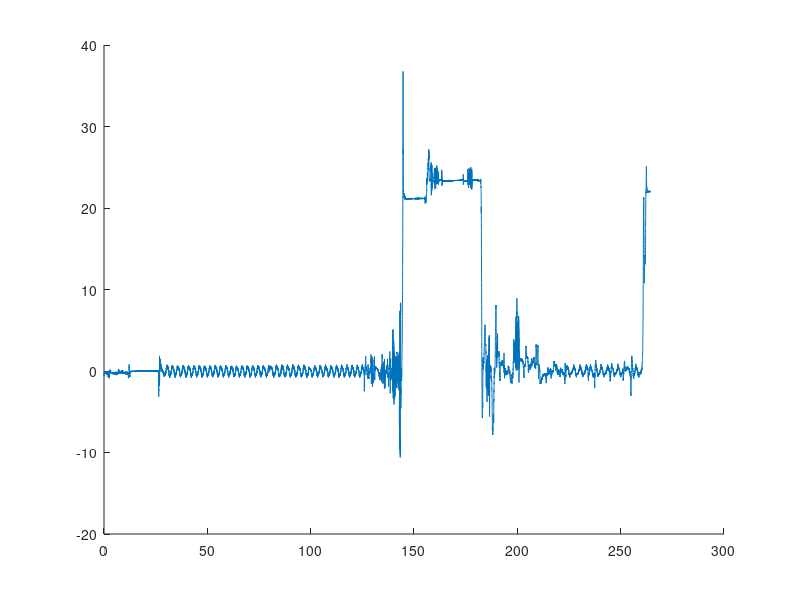

Source code (MATLAB): (Note: this script raises an error after producing the figure.)
plot_dir = '../plots/Real_time/';
%% Plotting Default setpoint
close all;
load('sim_1_ALL_5_30.mat')
QR = 'Default';
set_pos = [80.125,99.11];
label = {'x_d','x_0'};
up_y = 0.5; down_y = -1; minx =75; maxx = 105; % axis definition
fig_ctrl = figure('units','normalized','outerposition',[0 0 1 1]);
hold on
plot(meas_ctrl.time,meas_ctrl.signals.values)
xline(set_pos,'-',label)
xlim([minx maxx]);
title(strcat(QR,', 15° set point, Real-time Output of Control signal u = -K*(x-x_d)'),'FontSize',25);
legend('$u_{control}$','Interpreter','latex');
xlabel('time [s]');ylabel('Voltage [V]');
saveas(fig_ctrl, strcat(plot_dir,'Default_setpoint_control.png'));
fig_states = figure('units','normalized','outerposition',[0 0 1 1]);
subplot(4,1,1);hold on;
plot(meas_states.time, meas_states.signals.values(:,1));
xline(set_pos,'-',label);
title('Real-time Output of $\theta$ (equal to the state)','Interpreter','latex','FontSize',15)
xlim([minx maxx]);xlabel('time [s]');ylabel('angle [rad]');
subplot(4,1,2);hold on;
xline(set_pos,'-',label);
plot(meas_states.time, meas_states.signals.values(:,2));
title('Real-time Output of $\alpha$ (equal to the state)','Interpreter','latex','FontSize',15)
xlim([minx maxx]);xlabel('time [s]');ylabel('angle [rad]');
subplot(4,1,3);hold on;
xline(set_pos,'-',label);
plot(meas_states.time, meas_states.signals.values(:,3))
title('Real-time Output of $\dot{\theta}$ (equal to the state)','Interpreter','latex','FontSize',15)
xlim([minx maxx]);xlabel('time [s]');ylabel('angular velocity [rad/s]');
subplot(4,1,4);hold on;
xline(set_pos,'-',label);
plot(meas_states.time, meas_states.signals.values(:,4))
title('Real-time Output of $\dot{\alpha}$ (equal to the state)','Interpreter','latex','FontSize',15)
xlim([minx maxx]);xlabel('time [s]');ylabel('angular velocity [rad/s]');
sgtitle(strcat(QR,', 15° set point, Real-time Output of the estimated state'),'FontSize',25);
saveas(fig_states, strcat(plot_dir,'Default_setpoint_states.png'));
%% Default Disturbance
close all;
load('sim_1_ALL_5_30.mat')
label = {'Dist','Dist','Dist','Dist'};
QR = 'Default';
set_pos =[237.355,244.875,251.19,254.9];
up_y = 0.5; down_y = -1; minx =230; maxx =260; % axis definition
fig_ctrl = figure('units','normalized','outerposition',[0 0 1 1]);
hold on
plot(meas_ctrl.time,meas_ctrl.signals.values)
xline(set_pos,'-',label)
xlim([minx maxx]);
title(strcat(QR,', Disturbance rejection, Real-time Output of Control signal u = -K*(x-x_d)'),'FontSize',25);
legend('$u_{control}$','Interpreter','latex');
xlabel('time [s]');ylabel('Voltage [V]');
saveas(fig_ctrl, strcat(plot_dir,'Default_disturbance_control.png'));
fig_states = figure('units','normalized','outerposition',[0 0 1 1]);
subplot(4,1,1);hold on;
plot(meas_states.time, meas_states.signals.values(:,1));
xline(set_pos,'-',label);
title('Real-time Output of $\theta$ (equal to the state)','Interpreter','latex','FontSize',15)
xlim([minx maxx]);xlabel('time [s]');ylabel('angle [rad]');
subplot(4,1,2);hold on;
xline(set_pos,'-',label);
plot(meas_states.time, meas_states.signals.values(:,2));
title('Real-time Output of $\alpha$ (equal to the state)','Interpreter','latex','FontSize',15)
xlim([minx maxx]);xlabel('time [s]');ylabel('angle [rad]');
subplot(4,1,3);hold on;
xline(set_pos,'-',label);
plot(meas_states.time, meas_states.signals.values(:,3))
title('Real-time Output of $\dot{\theta}$ (equal to the state)','Interpreter','latex','FontSize',15)
xlim([minx maxx]);xlabel('time [s]');ylabel('angular velocity [rad/s]');
subplot(4,1,4);hold on;
xline(set_pos,'-',label);
plot(meas_states.time, meas_states.signals.values(:,4))
title('Real-time Output of $\dot{\alpha}$ (equal to the state)','Interpreter','latex','FontSize',15)
xlim([minx maxx]);xlabel('time [s]');ylabel('angular velocity [rad/s]');
sgtitle(strcat(QR,', Disturbance rejection, Real-time Output of the estimated state'),'FontSize',25);
saveas(fig_states, strcat(plot_dir,'Default_disturbance_states.png'));
%% Plotting QR1 setpoint
close all;
load('sim_2_ALL_5_30.mat')
QR = 'QR1';
set_pos = [30.345,49.25];
label = {'x_d','x_0'};
up_y = 0.5; down_y = -1; minx =25; maxx = 55; % axis definition
fig_ctrl = figure('units','normalized','outerposition',[0 0 1 1]);
hold on
plot(meas_ctrl.time,meas_ctrl.signals.values)
xline(set_pos,'-',label)
xlim([minx maxx]);
title(strcat(QR,', 15° set point, Real-time Output of Control signal u = -K*(x-x_d)'),'FontSize',25);
legend('$u_{control}$','Interpreter','latex');
xlabel('time [s]');ylabel('Voltage [V]');
saveas(fig_ctrl, strcat(plot_dir,'QR1_setpoint_control.png'));
fig_states = figure('units','normalized','outerposition',[0 0 1 1]);
subplot(4,1,1);hold on;
plot(meas_states.time, meas_states.signals.values(:,1));
xline(set_pos,'-',label);
title('Real-time Output of $\theta$ (equal to the state)','Interpreter','latex','FontSize',15)
xlim([minx maxx]);xlabel('time [s]');ylabel('angle [rad]');
subplot(4,1,2);hold on;
xline(set_pos,'-',label);
plot(meas_states.time, meas_states.signals.values(:,2));
title('Real-time Output of $\alpha$ (equal to the state)','Interpreter','latex','FontSize',15)
xlim([minx maxx]);xlabel('time [s]');ylabel('angle [rad]');
subplot(4,1,3);hold on;
xline(set_pos,'-',label);
plot(meas_states.time, meas_states.signals.values(:,3))
title('Real-time Output of $\dot{\theta}$ (equal to the state)','Interpreter','latex','FontSize',15)
xlim([minx maxx]);xlabel('time [s]');ylabel('angular velocity [rad/s]');
subplot(4,1,4);hold on;
xline(set_pos,'-',label);
plot(meas_states.time, meas_states.signals.values(:,4))
title('Real-time Output of $\dot{\alpha}$ (equal to the state)','Interpreter','latex','FontSize',15)
xlim([minx maxx]);xlabel('time [s]');ylabel('angular velocity [rad/s]');
sgtitle(strcat(QR,', 15° set point, Real-time Output of the estimated state'),'FontSize',25);
saveas(fig_states, strcat(plot_dir,'QR1_setpoint_states.png'));
%% Plotting QR1 Disturbance
close all;
load('sim_2_ALL_5_30.mat')
label = {'Dist','Dist','Dist','Dist'};
QR = 'QR1';
set_pos =[82.86,86,92.99,97.15];
up_y = 0.5; down_y = -1; minx =70; maxx =100; % axis definition
fig_ctrl = figure('units','normalized','outerposition',[0 0 1 1]);
hold on
plot(meas_ctrl.time,meas_ctrl.signals.values)
xline(set_pos,'-',label)
xlim([minx maxx]);
title(strcat(QR,', Disturbance rejection, Real-time Output of Control signal u = -K*(x-x_d)'),'FontSize',25);
legend('$u_{control}$','Interpreter','latex');
xlabel('time [s]');ylabel('Voltage [V]');
saveas(fig_ctrl, strcat(plot_dir,'QR1_disturbance_control.png'));
fig_states = figure('units','normalized','outerposition',[0 0 1 1]);
subplot(4,1,1);hold on;
plot(meas_states.time, meas_states.signals.values(:,1));
xline(set_pos,'-',label);
title('Real-time Output of $\theta$ (equal to the state)','Interpreter','latex','FontSize',15)
xlim([minx maxx]);xlabel('time [s]');ylabel('angle [rad]');
subplot(4,1,2);hold on;
xline(set_pos,'-',label);
plot(meas_states.time, meas_states.signals.values(:,2));
title('Real-time Output of $\alpha$ (equal to the state)','Interpreter','latex','FontSize',15)
xlim([minx maxx]);xlabel('time [s]');ylabel('angle [rad]');
subplot(4,1,3);hold on;
xline(set_pos,'-',label);
plot(meas_states.time, meas_states.signals.values(:,3))
title('Real-time Output of $\dot{\theta}$ (equal to the state)','Interpreter','latex','FontSize',15)
xlim([minx maxx]);xlabel('time [s]');ylabel('angular velocity [rad/s]');
subplot(4,1,4);hold on;
xline(set_pos,'-',label);
plot(meas_states.time, meas_states.signals.values(:,4))
title('Real-time Output of $\dot{\alpha}$ (equal to the state)','Interpreter','latex','FontSize',15)
xlim([minx maxx]);xlabel('time [s]');ylabel('angular velocity [rad/s]');
sgtitle(strcat(QR,', Disturbance rejection, Real-time Output of the estimated state'),'FontSize',25);
saveas(fig_states, strcat(plot_dir,'QR1_disturbance_states.png'));
%% Plotting QR2 setpoint
close all;
load('sim_3_setpoint.mat')
QR = 'QR2';
set_pos = 32;
label = {'x_d'};
up_y = 0.5; down_y = -1; minx =20; maxx = 50; % axis definition
fig_ctrl = figure('units','normalized','outerposition',[0 0 1 1]);
hold on
plot(meas_ctrl.time,meas_ctrl.signals.values)
xline(set_pos,'-',label)
xlim([minx maxx]);
title(strcat(QR,', 15° set point, Real-time Output of Control signal u = -K*(x-x_d)'),'FontSize',25);
legend('$u_{control}$','Interpreter','latex');
xlabel('time [s]');ylabel('Voltage [V]');
saveas(fig_ctrl, strcat(plot_dir,'QR2_setpoint_control.png'));
fig_states = figure('units','normalized','outerposition',[0 0 1 1]);
subplot(4,1,1);hold on;
plot(meas_states.time, meas_states.signals.values(:,1));
xline(set_pos,'-',label);
title('Real-time Output of $\theta$ (equal to the state)','Interpreter','latex','FontSize',15)
xlim([minx maxx]);xlabel('time [s]');ylabel('angle [rad]');
subplot(4,1,2);hold on;
xline(set_pos,'-',label);
plot(meas_states.time, meas_states.signals.values(:,2));
title('Real-time Output of $\alpha$ (equal to the state)','Interpreter','latex','FontSize',15)
xlim([minx maxx]);xlabel('time [s]');ylabel('angle [rad]');
subplot(4,1,3);hold on;
xline(set_pos,'-',label);
plot(meas_states.time, meas_states.signals.values(:,3))
title('Real-time Output of $\dot{\theta}$ (equal to the state)','Interpreter','latex','FontSize',15)
xlim([minx maxx]);xlabel('time [s]');ylabel('angular velocity [rad/s]');
subplot(4,1,4);hold on;
xline(set_pos,'-',label);
plot(meas_states.time, meas_states.signals.values(:,4))
title('Real-time Output of $\dot{\alpha}$ (equal to the state)','Interpreter','latex','FontSize',15)
xlim([minx maxx]);xlabel('time [s]');ylabel('angular velocity [rad/s]');
sgtitle(strcat(QR,', 15° set point, Real-time Output of the estimated state'),'FontSize',25);
saveas(fig_states, strcat(plot_dir,'QR2_setpoint_states.png'));
%% Plotting QR2 Disturbance
close all;
load('sim_3_disturbance.mat')
label = {'Dist'};
QR = 'QR2';
set_pos =74.495;
up_y = 0.5; down_y = -1; minx =60; maxx =90; % axis definition
fig_ctrl = figure('units','normalized','outerposition',[0 0 1 1]);
hold on
plot(meas_ctrl.time,meas_ctrl.signals.values)
xline(set_pos,'-',label)
xlim([minx maxx]);
title(strcat(QR,', Disturbance rejection, Real-time Output of Control signal u = -K*(x-x_d)'),'FontSize',25);
legend('$u_{control}$','Interpreter','latex');
xlabel('time [s]');ylabel('Voltage [V]');
saveas(fig_ctrl, strcat(plot_dir,'QR2_disturbance_control.png'));
fig_states = figure('units','normalized','outerposition',[0 0 1 1]);
subplot(4,1,1);hold on;
plot(meas_states.time, meas_states.signals.values(:,1));
xline(set_pos,'-',label);
title('Real-time Output of $\theta$ (equal to the state)','Interpreter','latex','FontSize',15)
xlim([minx maxx]);xlabel('time [s]');ylabel('angle [rad]');
subplot(4,1,2);hold on;
xline(set_pos,'-',label);
plot(meas_states.time, meas_states.signals.values(:,2));
title('Real-time Output of $\alpha$ (equal to the state)','Interpreter','latex','FontSize',15)
xlim([minx maxx]);xlabel('time [s]');ylabel('angle [rad]');
subplot(4,1,3);hold on;
xline(set_pos,'-',label);
plot(meas_states.time, meas_states.signals.values(:,3))
title('Real-time Output of $\dot{\theta}$ (equal to the state)','Interpreter','latex','FontSize',15)
xlim([minx maxx]);xlabel('time [s]');ylabel('angular velocity [rad/s]');
subplot(4,1,4);hold on;
xline(set_pos,'-',label);
plot(meas_states.time, meas_states.signals.values(:,4))
title('Real-time Output of $\dot{\alpha}$ (equal to the state)','Interpreter','latex','FontSize',15)
xlim([minx maxx]);xlabel('time [s]');ylabel('angular velocity [rad/s]');
sgtitle(strcat(QR,', Disturbance rejection, Real-time Output of the estimated state'),'FontSize',25);
saveas(fig_states, strcat(plot_dir,'QR2_disturbance_states.png'));
%% Plotting QR4 setpoint
close all;
load('sim_5_setpoint.mat')
label = {'x_d','x_0','x_d'};
set_pos1 = 14.365;
set_pos2 = 19.485;
set_pos3 = 24.335;
QR = 'QR4';
set_pos = [set_pos1,set_pos2,set_pos3];
up_y = 0.5; down_y = -1; minx =10; maxx = 40; % axis definition
fig_ctrl = figure('units','normalized','outerposition',[0 0 1 1]);
hold on
plot(meas_ctrl.time,meas_ctrl.signals.values)
xline(set_pos,'-',label)
xlim([minx maxx]);
title(strcat(QR,', 15° set point, Real-time Output of Control signal u = -K*(x-x_d)'),'FontSize',25);
legend('$u_{control}$','Interpreter','latex');
xlabel('time [s]');ylabel('Voltage [V]');
saveas(fig_ctrl, strcat(plot_dir,'QR4_setpoint_control.png'));
fig_states = figure('units','normalized','outerposition',[0 0 1 1]);
subplot(4,1,1);hold on;
plot(meas_states.time, meas_states.signals.values(:,1));
xline(set_pos,'-',label);
title('Real-time Output of $\theta$ (equal to the state)','Interpreter','latex','FontSize',15)
xlim([minx maxx]);xlabel('time [s]');ylabel('angle [rad]');
subplot(4,1,2);hold on;
xline(set_pos,'-',label);
plot(meas_states.time, meas_states.signals.values(:,2));
title('Real-time Output of $\alpha$ (equal to the state)','Interpreter','latex','FontSize',15)
xlim([minx maxx]);xlabel('time [s]');ylabel('angle [rad]');
subplot(4,1,3);hold on;
xline(set_pos,'-',label);
plot(meas_states.time, meas_states.signals.values(:,3))
title('Real-time Output of $\dot{\theta}$ (equal to the state)','Interpreter','latex','FontSize',15)
xlim([minx maxx]);xlabel('time [s]');ylabel('angular velocity [rad/s]');
subplot(4,1,4);hold on;
xline(set_pos,'-',label);
plot(meas_states.time, meas_states.signals.values(:,4))
title('Real-time Output of $\dot{\alpha}$ (equal to the state)','Interpreter','latex','FontSize',15)
xlim([minx maxx]);xlabel('time [s]');ylabel('angular velocity [rad/s]');
sgtitle(strcat(QR,', 15° set point, Real-time Output of the estimated state'),'FontSize',25);
saveas(fig_states, strcat(plot_dir,'QR4_setpoint_states.png'));
close all;
%% Plotting QR4 Disturbance
close all;
load('sim_5_disturbance.mat')
label = {'Dist'};
set_pos =77.9;
QR = 'QR4';
up_y = 0.5; down_y = -1; minx =73; maxx =103; % axis definition
fig_ctrl = figure('units','normalized','outerposition',[0 0 1 1]);
hold on
plot(meas_ctrl.time,meas_ctrl.signals.values)
xline(set_pos,'-',label)
xlim([minx maxx]);
title(strcat(QR,', Disturbance rejection, Real-time Output of Control signal u = -K*(x-x_d)'),'FontSize',25);
legend('$u_{control}$','Interpreter','latex');
xlabel('time [s]');ylabel('Voltage [V]');
saveas(fig_ctrl, strcat(plot_dir,'QR4_disturbance_control.png'));
fig_states = figure('units','normalized','outerposition',[0 0 1 1]);
subplot(4,1,1);hold on;
plot(meas_states.time, meas_states.signals.values(:,1));
xline(set_pos,'-',label);
title('Real-time Output of $\theta$ (equal to the state)','Interpreter','latex','FontSize',15)
xlim([minx maxx]);xlabel('time [s]');ylabel('angle [rad]');
subplot(4,1,2);hold on;
xline(set_pos,'-',label);
plot(meas_states.time, meas_states.signals.values(:,2));
title('Real-time Output of $\alpha$ (equal to the state)','Interpreter','latex','FontSize',15)
xlim([minx maxx]);xlabel('time [s]');ylabel('angle [rad]');
subplot(4,1,3);hold on;
xline(set_pos,'-',label);
plot(meas_states.time, meas_states.signals.values(:,3))
title('Real-time Output of $\dot{\theta}$ (equal to the state)','Interpreter','latex','FontSize',15)
xlim([minx maxx]);xlabel('time [s]');ylabel('angular velocity [rad/s]');
subplot(4,1,4);hold on;
xline(set_pos,'-',label);
plot(meas_states.time, meas_states.signals.values(:,4))
title('Real-time Output of $\dot{\alpha}$ (equal to the state)','Interpreter','latex','FontSize',15)
xlim([minx maxx]);xlabel('time [s]');ylabel('angular velocity [rad/s]');
sgtitle(strcat(QR,', Disturbance rejection, Real-time Output of the estimated state'),'FontSize',25);
saveas(fig_states, strcat(plot_dir,'QR4_disturbance_states.png'));
%% Plotting QR5 setpoint
close all;
load('sim_6_setpoint.mat')
QR = 'QR5';
label = {'x_d','x_0','x_d'};
set_pos1 = 26.55;
set_pos2 = 39.1;
set_pos3 = 60;
set_pos = [set_pos1,set_pos2,set_pos3];
up_y = 0.5; down_y = -1; minx =20; maxx = 50; % axis definition
fig_ctrl = figure('units','normalized','outerposition',[0 0 1 1]);
hold on
plot(meas_ctrl.time,meas_ctrl.signals.values)
xline(set_pos,'-',label)
xlim([minx maxx]);
title(strcat(QR,', 15° set point, Real-time Output of Control signal u = -K*(x-x_d)'),'FontSize',25);
legend('$u_{control}$','Interpreter','latex');
xlabel('time [s]');ylabel('Voltage [V]');
saveas(fig_ctrl, strcat(plot_dir,QR,'_setpoint_control.png'));
fig_states = figure('units','normalized','outerposition',[0 0 1 1]);
subplot(4,1,1);hold on;
plot(meas_states.time, meas_states.signals.values(:,1));
xline(set_pos,'-',label);
title('Real-time Output of $\theta$ (equal to the state)','Interpreter','latex','FontSize',15)
xlim([minx maxx]);xlabel('time [s]');ylabel('angle [rad]');
subplot(4,1,2);hold on;
xline(set_pos,'-',label);
plot(meas_states.time, meas_states.signals.values(:,2));
title('Real-time Output of $\alpha$ (equal to the state)','Interpreter','latex','FontSize',15)
xlim([minx maxx]);xlabel('time [s]');ylabel('angle [rad]');
subplot(4,1,3);hold on;
xline(set_pos,'-',label);
plot(meas_states.time, meas_states.signals.values(:,3))
title('Real-time Output of $\dot{\theta}$ (equal to the state)','Interpreter','latex','FontSize',15)
xlim([minx maxx]);xlabel('time [s]');ylabel('angular velocity [rad/s]');
subplot(4,1,4);hold on;
xline(set_pos,'-',label);
plot(meas_states.time, meas_states.signals.values(:,4))
title('Real-time Output of $\dot{\alpha}$ (equal to the state)','Interpreter','latex','FontSize',15)
xlim([minx maxx]);xlabel('time [s]');ylabel('angular velocity [rad/s]');
sgtitle(strcat(QR,', 15° set point, Real-time Output of the estimated state'),'FontSize',25);
saveas(fig_states, strcat(plot_dir,QR,'_setpoint_states.png'));
%% Plotting QR5 Disturbance
close all;
load('sim_6_disturbance.mat')
label = {'Dist', 'Dist'};
QR = 'QR5';
set_pos =[33.27,55];
up_y = 0.5; down_y = -1; minx =30; maxx =70; % axis definition
fig_ctrl = figure('units','normalized','outerposition',[0 0 1 1]);
hold on
plot(meas_ctrl.time,meas_ctrl.signals.values)
xline(set_pos,'-',label)
xlim([minx maxx]);
title(strcat(QR,', Disturbance rejection, Real-time Output of Control signal u = -K*(x-x_d)'),'FontSize',25);
legend('$u_{control}$','Interpreter','latex');
xlabel('time [s]');ylabel('Voltage [V]');
saveas(fig_ctrl, strcat(plot_dir,QR,'_disturbance_control.png'));
fig_states = figure('units','normalized','outerposition',[0 0 1 1]);
subplot(4,1,1);hold on;
plot(meas_states.time, meas_states.signals.values(:,1));
xline(set_pos,'-',label);
title('Real-time Output of $\theta$ (equal to the state)','Interpreter','latex','FontSize',15)
xlim([minx maxx]);xlabel('time [s]');ylabel('angle [rad]');
subplot(4,1,2);hold on;
xline(set_pos,'-',label);
plot(meas_states.time, meas_states.signals.values(:,2));
title('Real-time Output of $\alpha$ (equal to the state)','Interpreter','latex','FontSize',15)
xlim([minx maxx]);xlabel('time [s]');ylabel('angle [rad]');
subplot(4,1,3);hold on;
xline(set_pos,'-',label);
plot(meas_states.time, meas_states.signals.values(:,3))
title('Real-time Output of $\dot{\theta}$ (equal to the state)','Interpreter','latex','FontSize',15)
xlim([minx maxx]);xlabel('time [s]');ylabel('angular velocity [rad/s]');
subplot(4,1,4);hold on;
xline(set_pos,'-',label);
plot(meas_states.time, meas_states.signals.values(:,4))
title('Real-time Output of $\dot{\alpha}$ (equal to the state)','Interpreter','latex','FontSize',15)
xlim([minx maxx]);xlabel('time [s]');ylabel('angular velocity [rad/s]');
sgtitle(strcat(QR,', Disturbance rejection, Real-time Output of the estimated state'),'FontSize',25);
saveas(fig_states, strcat(plot_dir,QR,'_disturbance_states.png'));
%% Plotting QR6 setpoint
close all;
load('sim_7_setpoint.mat')
QR = 'QR6';
label = {'x_d','x_0','x_d'};
set_pos1 = 21.75;
set_pos2 = 45;
set_pos3 = 60;
set_pos = [set_pos1,set_pos2,set_pos3];
up_y = 0.5; down_y = -1; minx =10; maxx = 40; % axis definition
fig_ctrl = figure('units','normalized','outerposition',[0 0 1 1]);
hold on
plot(meas_ctrl.time,meas_ctrl.signals.values)
xline(set_pos,'-',label)
xlim([minx maxx]);
title(strcat(QR,', 15° set point, Real-time Output of Control signal u = -K*(x-x_d)'),'FontSize',25);
legend('$u_{control}$','Interpreter','latex');
xlabel('time [s]');ylabel('Voltage [V]');
saveas(fig_ctrl, strcat(plot_dir,QR,'_setpoint_control.png'));
fig_states = figure('units','normalized','outerposition',[0 0 1 1]);
subplot(4,1,1);hold on;
plot(meas_states.time, meas_states.signals.values(:,1));
xline(set_pos,'-',label);
title('Real-time Output of $\theta$ (equal to the state)','Interpreter','latex','FontSize',15)
xlim([minx maxx]);xlabel('time [s]');ylabel('angle [rad]');
subplot(4,1,2);hold on;
xline(set_pos,'-',label);
plot(meas_states.time, meas_states.signals.values(:,2));
title('Real-time Output of $\alpha$ (equal to the state)','Interpreter','latex','FontSize',15)
xlim([minx maxx]);xlabel('time [s]');ylabel('angle [rad]');
subplot(4,1,3);hold on;
xline(set_pos,'-',label);
plot(meas_states.time, meas_states.signals.values(:,3))
title('Real-time Output of $\dot{\theta}$ (equal to the state)','Interpreter','latex','FontSize',15)
xlim([minx maxx]);xlabel('time [s]');ylabel('angular velocity [rad/s]');
subplot(4,1,4);hold on;
xline(set_pos,'-',label);
plot(meas_states.time, meas_states.signals.values(:,4))
title('Real-time Output of $\dot{\alpha}$ (equal to the state)','Interpreter','latex','FontSize',15)
xlim([minx maxx]);xlabel('time [s]');ylabel('angular velocity [rad/s]');
sgtitle(strcat(QR,', 15° set point, Real-time Output of the estimated state'),'FontSize',25);
saveas(fig_states, strcat(plot_dir,QR,'_setpoint_states.png'));
%% Plotting QR6 Disturbance
close all;
load('sim_7_disturbance.mat')
label = {'Dist', 'Dist','Dist','Dist','Dist','Dist'};
QR = 'QR6';
set_pos =[52.33,56.405,59.24,62.135,66.954,70.59];
up_y = 0.5; down_y = -1; minx =50; maxx =80; % axis definition
fig_ctrl = figure('units','normalized','outerposition',[0 0 1 1]);
hold on
plot(meas_ctrl.time,meas_ctrl.signals.values)
xline(set_pos,'-',label)
xlim([minx maxx]);
title(strcat(QR,', Disturbance rejection, Real-time Output of Control signal u = -K*(x-x_d)'),'FontSize',25);
legend('$u_{control}$','Interpreter','latex');
xlabel('time [s]');ylabel('Voltage [V]');
saveas(fig_ctrl, strcat(plot_dir,QR,'_disturbance_control.png'));
fig_states = figure('units','normalized','outerposition',[0 0 1 1]);
subplot(4,1,1);hold on;
plot(meas_states.time, meas_states.signals.values(:,1));
xline(set_pos,'-',label);
title('Real-time Output of $\theta$ (equal to the state)','Interpreter','latex','FontSize',15)
xlim([minx maxx]);xlabel('time [s]');ylabel('angle [rad]');
subplot(4,1,2);hold on;
xline(set_pos,'-',label);
plot(meas_states.time, meas_states.signals.values(:,2));
title('Real-time Output of $\alpha$ (equal to the state)','Interpreter','latex','FontSize',15)
xlim([minx maxx]);xlabel('time [s]');ylabel('angle [rad]');
subplot(4,1,3);hold on;
xline(set_pos,'-',label);
plot(meas_states.time, meas_states.signals.values(:,3))
title('Real-time Output of $\dot{\theta}$ (equal to the state)','Interpreter','latex','FontSize',15)
xlim([minx maxx]);xlabel('time [s]');ylabel('angular velocity [rad/s]');
subplot(4,1,4);hold on;
xline(set_pos,'-',label);
plot(meas_states.time, meas_states.signals.values(:,4))
title('Real-time Output of $\dot{\alpha}$ (equal to the state)','Interpreter','latex','FontSize',15)
xlim([minx maxx]);xlabel('time [s]');ylabel('angular velocity [rad/s]');
sgtitle(strcat(QR,', Disturbance rejection, Real-time Output of the estimated state'),'FontSize',25);
saveas(fig_states, strcat(plot_dir,QR,'_disturbance_states.png'));
%% Plotting QR7 Disturbance
close all;
load('sim_8_ALL_5_30.mat')
label = {'Dist', 'Dist','Dist'};
QR = 'QR7';
set_pos =[46.38,49.43,53];
up_y = 0.5; down_y = -1; minx =40; maxx =60; % axis definition
fig_ctrl = figure('units','normalized','outerposition',[0 0 1 1]);
hold on
plot(meas_ctrl.time,meas_ctrl.signals.values)
xline(set_pos,'-',label)
xlim([minx maxx]);
title(strcat(QR,', Disturbance rejection, Real-time Output of Control signal u = -K*(x-x_d)'),'FontSize',25);
legend('$u_{control}$','Interpreter','latex');
xlabel('time [s]');ylabel('Voltage [V]');
saveas(fig_ctrl, strcat(plot_dir,QR,'_disturbance_control.png'));
fig_states = figure('units','normalized','outerposition',[0 0 1 1]);
subplot(4,1,1);hold on;
plot(meas_states.time, meas_states.signals.values(:,1));
xline(set_pos,'-',label);
title('Real-time Output of $\theta$ (equal to the state)','Interpreter','latex','FontSize',15)
xlim([minx maxx]);xlabel('time [s]');ylabel('angle [rad]');
subplot(4,1,2);hold on;
xline(set_pos,'-',label);
plot(meas_states.time, meas_states.signals.values(:,2));
title('Real-time Output of $\alpha$ (equal to the state)','Interpreter','latex','FontSize',15)
xlim([minx maxx]);xlabel('time [s]');ylabel('angle [rad]');
subplot(4,1,3);hold on;
xline(set_pos,'-',label);
plot(meas_states.time, meas_states.signals.values(:,3))
title('Real-time Output of $\dot{\theta}$ (equal to the state)','Interpreter','latex','FontSize',15)
xlim([minx maxx]);xlabel('time [s]');ylabel('angular velocity [rad/s]');
subplot(4,1,4);hold on;
xline(set_pos,'-',label);
plot(meas_states.time, meas_states.signals.values(:,4))
title('Real-time Output of $\dot{\alpha}$ (equal to the state)','Interpreter','latex','FontSize',15)
xlim([minx maxx]);xlabel('time [s]');ylabel('angular velocity [rad/s]');
sgtitle(strcat(QR,', Disturbance rejection, Real-time Output of the estimated state'),'FontSize',25);
saveas(fig_states, strcat(plot_dir,QR,'_disturbance_states.png'));
%% Plotting QR7 setpoint
close all;
load('sim_8_setpoint.mat')
QR = 'QR7';
label = {'x_d','x_0','x_d'};
set_pos1 = 57.13;
set_pos2 = 100;
set_pos3 = 120;
set_pos = [set_pos1,set_pos2,set_pos3];
up_y = 0.5; down_y = -1; minx =50; maxx = 80; % axis definition
fig_ctrl = figure('units','normalized','outerposition',[0 0 1 1]);
hold on
plot(meas_ctrl.time,meas_ctrl.signals.values)
xline(set_pos,'-',label)
xlim([minx maxx]);
title(strcat(QR,', 15° set point, Real-time Output of Control signal u = -K*(x-x_d)'),'FontSize',25);
legend('$u_{control}$','Interpreter','latex');
xlabel('time [s]');ylabel('Voltage [V]');
saveas(fig_ctrl, strcat(plot_dir,QR,'_setpoint_control.png'));
fig_states = figure('units','normalized','outerposition',[0 0 1 1]);
subplot(4,1,1);hold on;
plot(meas_states.time, meas_states.signals.values(:,1));
xline(set_pos,'-',label);
title('Real-time Output of $\theta$ (equal to the state)','Interpreter','latex','FontSize',15)
xlim([minx maxx]);xlabel('time [s]');ylabel('angle [rad]');
subplot(4,1,2);hold on;
xline(set_pos,'-',label);
plot(meas_states.time, meas_states.signals.values(:,2));
title('Real-time Output of $\alpha$ (equal to the state)','Interpreter','latex','FontSize',15)
xlim([minx maxx]);xlabel('time [s]');ylabel('angle [rad]');
subplot(4,1,3);hold on;
xline(set_pos,'-',label);
plot(meas_states.time, meas_states.signals.values(:,3))
title('Real-time Output of $\dot{\theta}$ (equal to the state)','Interpreter','latex','FontSize',15)
xlim([minx maxx]);xlabel('time [s]');ylabel('angular velocity [rad/s]');
subplot(4,1,4);hold on;
xline(set_pos,'-',label);
plot(meas_states.time, meas_states.signals.values(:,4))
title('Real-time Output of $\dot{\alpha}$ (equal to the state)','Interpreter','latex','FontSize',15)
xlim([minx maxx]);xlabel('time [s]');ylabel('angular velocity [rad/s]');
sgtitle(strcat(QR,', 15° set point, Real-time Output of the estimated state'),'FontSize',25);
saveas(fig_states, strcat(plot_dir,QR,'_setpoint_states.png'));
%% Plotting QR8 setpoint
close all;
load('sim_9_setpoint.mat')
QR = 'QR8';
label = {'x_d','x_0','x_d'};
set_pos1 = 64.21;
set_pos2 = 40;
set_pos3 = 80;
set_pos = [set_pos1,set_pos2,set_pos3];
up_y = 0.5; down_y = -1; minx =50; maxx = 80; % axis definition
fig_ctrl = figure('units','normalized','outerposition',[0 0 1 1]);
hold on
plot(meas_ctrl.time,meas_ctrl.signals.values)
xline(set_pos,'-',label)
xlim([minx maxx]);
title(strcat(QR,', 15° set point, Real-time Output of Control signal u = -K*(x-x_d)'),'FontSize',25);
legend('$u_{control}$','Interpreter','latex');
xlabel('time [s]');ylabel('Voltage [V]');
saveas(fig_ctrl, strcat(plot_dir,QR,'_setpoint_control.png'));
fig_states = figure('units','normalized','outerposition',[0 0 1 1]);
subplot(4,1,1);hold on;
plot(meas_states.time, meas_states.signals.values(:,1));
xline(set_pos,'-',label);
title('Real-time Output of $\theta$ (equal to the state)','Interpreter','latex','FontSize',15)
xlim([minx maxx]);xlabel('time [s]');ylabel('angle [rad]');
subplot(4,1,2);hold on;
xline(set_pos,'-',label);
plot(meas_states.time, meas_states.signals.values(:,2));
title('Real-time Output of $\alpha$ (equal to the state)','Interpreter','latex','FontSize',15)
xlim([minx maxx]);xlabel('time [s]');ylabel('angle [rad]');
subplot(4,1,3);hold on;
xline(set_pos,'-',label);
plot(meas_states.time, meas_states.signals.values(:,3))
title('Real-time Output of $\dot{\theta}$ (equal to the state)','Interpreter','latex','FontSize',15)
xlim([minx maxx]);xlabel('time [s]');ylabel('angular velocity [rad/s]');
subplot(4,1,4);hold on;
xline(set_pos,'-',label);
plot(meas_states.time, meas_states.signals.values(:,4))
title('Real-time Output of $\dot{\alpha}$ (equal to the state)','Interpreter','latex','FontSize',15)
xlim([minx maxx]);xlabel('time [s]');ylabel('angular velocity [rad/s]');
sgtitle(strcat(QR,', 15° set point, Real-time Output of the estimated state'),'FontSize',25);
saveas(fig_states, strcat(plot_dir,QR,'_setpoint_states.png'));
%% Plotting QR8 Disturbance
close all;
load('sim_9_ALL_5_30.mat')
label = {'Dist', 'Dist','Dist'};
QR = 'QR8';
set_pos =[53.775,55.75,58.8];
up_y = 0.5; down_y = -1; minx =50; maxx =65; % axis definition
fig_ctrl = figure('units','normalized','outerposition',[0 0 1 1]);
hold on
plot(meas_ctrl.time,meas_ctrl.signals.values)
xline(set_pos,'-',label)
xlim([minx maxx]);
title(strcat(QR,', Disturbance rejection, Real-time Output of Control signal u = -K*(x-x_d)'),'FontSize',25);
legend('$u_{control}$','Interpreter','latex');
xlabel('time [s]');ylabel('Voltage [V]');
saveas(fig_ctrl, strcat(plot_dir,QR,'_disturbance_control.png'));
fig_states = figure('units','normalized','outerposition',[0 0 1 1]);
subplot(4,1,1);hold on;
plot(meas_states.time, meas_states.signals.values(:,1));
xline(set_pos,'-',label);
title('Real-time Output of $\theta$ (equal to the state)','Interpreter','latex','FontSize',15)
xlim([minx maxx]);xlabel('time [s]');ylabel('angle [rad]');
subplot(4,1,2);hold on;
xline(set_pos,'-',label);
plot(meas_states.time, meas_states.signals.values(:,2));
title('Real-time Output of $\alpha$ (equal to the state)','Interpreter','latex','FontSize',15)
xlim([minx maxx]);xlabel('time [s]');ylabel('angle [rad]');
subplot(4,1,3);hold on;
xline(set_pos,'-',label);
plot(meas_states.time, meas_states.signals.values(:,3))
title('Real-time Output of $\dot{\theta}$ (equal to the state)','Interpreter','latex','FontSize',15)
xlim([minx maxx]);xlabel('time [s]');ylabel('angular velocity [rad/s]');
subplot(4,1,4);hold on;
xline(set_pos,'-',label);
plot(meas_states.time, meas_states.signals.values(:,4))
title('Real-time Output of $\dot{\alpha}$ (equal to the state)','Interpreter','latex','FontSize',15)
xlim([minx maxx]);xlabel('time [s]');ylabel('angular velocity [rad/s]');
sgtitle(strcat(QR,', Disturbance rejection, Real-time Output of the estimated state'),'FontSize',25);
saveas(fig_states, strcat(plot_dir,QR,'_disturbance_states.png'));
%% Plotting QR9 disturbance 15
close all;
load('sim_10_BEST_ALL.mat')
QR = 'QR9';
label = {'Dist','Dist','Dist'};
set_pos1 = 64.21;
set_pos2 = 40.42;
set_pos3 = 80;
set_pos = [set_pos1,set_pos2,set_pos3];
up_y = 0.5; down_y = -1; minx =30; maxx = 50; % axis definition
fig_ctrl = figure('units','normalized','outerposition',[0 0 1 1]);
hold on
plot(meas_ctrl.time,meas_ctrl.signals.values)
xline(set_pos,'-',label)
xlim([minx maxx]);
title(strcat(QR,', Disturbance rejection, Real-time Output of Control signal u = -K*(x-x_d)'),'FontSize',25);
legend('$u_{control}$','Interpreter','latex');
xlabel('time [s]');ylabel('Voltage [V]');
saveas(fig_ctrl, strcat(plot_dir,QR,'_disturbance_control.png'));
fig_states = figure('units','normalized','outerposition',[0 0 1 1]);
subplot(4,1,1);hold on;
plot(meas_states.time, meas_states.signals.values(:,1));
xline(set_pos,'-',label);
title('Real-time Output of $\theta$ (equal to the state)','Interpreter','latex','FontSize',15)
xlim([minx maxx]);xlabel('time [s]');ylabel('angle [rad]');
subplot(4,1,2);hold on;
xline(set_pos,'-',label);
plot(meas_states.time, meas_states.signals.values(:,2));
title('Real-time Output of $\alpha$ (equal to the state)','Interpreter','latex','FontSize',15)
xlim([minx maxx]);xlabel('time [s]');ylabel('angle [rad]');
subplot(4,1,3);hold on;
xline(set_pos,'-',label);
plot(meas_states.time, meas_states.signals.values(:,3))
title('Real-time Output of $\dot{\theta}$ (equal to the state)','Interpreter','latex','FontSize',15)
xlim([minx maxx]);xlabel('time [s]');ylabel('angular velocity [rad/s]');
subplot(4,1,4);hold on;
xline(set_pos,'-',label);
plot(meas_states.time, meas_states.signals.values(:,4))
title('Real-time Output of $\dot{\alpha}$ (equal to the state)','Interpreter','latex','FontSize',15)
xlim([minx maxx]);xlabel('time [s]');ylabel('angular velocity [rad/s]');
sgtitle(strcat(QR,', Disturbance rejection, Real-time Output of the estimated state'),'FontSize',25);
saveas(fig_states, strcat(plot_dir,QR,'_disturbance_states.png'));
%% Plotting QR9 setpoint 15
close all;
load('sim_10_BEST_ALL.mat')
QR = 'QR9';
label = {'x_d','x_0','x_d'};
set_pos1 = 71.615;
set_pos2 = 40;
set_pos3 = 150;
set_pos = [set_pos1,set_pos2,set_pos3];
up_y = 0.5; down_y = -1; minx =60; maxx = 90; % axis definition
fig_ctrl = figure('units','normalized','outerposition',[0 0 1 1]);
hold on
plot(meas_ctrl.time,meas_ctrl.signals.values)
xline(set_pos,'-',label)
xlim([minx maxx]);
title(strcat(QR,', 15° set point, Real-time Output of Control signal u = -K*(x-x_d)'),'FontSize',25);
legend('$u_{control}$','Interpreter','latex');
xlabel('time [s]');ylabel('Voltage [V]');
saveas(fig_ctrl, strcat(plot_dir,QR,'_setpoint_control.png'));
fig_states = figure('units','normalized','outerposition',[0 0 1 1]);
subplot(4,1,1);hold on;
plot(meas_states.time, meas_states.signals.values(:,1));
xline(set_pos,'-',label);
title('Real-time Output of $\theta$ (equal to the state)','Interpreter','latex','FontSize',15)
xlim([minx maxx]);xlabel('time [s]');ylabel('angle [rad]');
subplot(4,1,2);hold on;
xline(set_pos,'-',label);
plot(meas_states.time, meas_states.signals.values(:,2));
title('Real-time Output of $\alpha$ (equal to the state)','Interpreter','latex','FontSize',15)
xlim([minx maxx]);xlabel('time [s]');ylabel('angle [rad]');
subplot(4,1,3);hold on;
xline(set_pos,'-',label);
plot(meas_states.time, meas_states.signals.values(:,3))
title('Real-time Output of $\dot{\theta}$ (equal to the state)','Interpreter','latex','FontSize',15)
xlim([minx maxx]);xlabel('time [s]');ylabel('angular velocity [rad/s]');
subplot(4,1,4);hold on;
xline(set_pos,'-',label);
plot(meas_states.time, meas_states.signals.values(:,4))
title('Real-time Output of $\dot{\alpha}$ (equal to the state)','Interpreter','latex','FontSize',15)
xlim([minx maxx]);xlabel('time [s]');ylabel('angular velocity [rad/s]');
sgtitle(strcat(QR,', 15° set point, Real-time Output of the estimated state'),'FontSize',25);
saveas(fig_states, strcat(plot_dir,QR,'_setpoint_states.png'));
%% Plotting QR9 setpoint 30
close all;
load('sim_10_dist_30_new_5_30.mat')
QR = 'QR9';
label = {'x_d','x_0','x_d'};
set_pos1 = 19.305;
set_pos2 = 43.64;
set_pos3 = 150;
set_pos = [set_pos1,set_pos2,set_pos3];
up_y = 0.5; down_y = -1; minx =15; maxx = 50; % axis definition
fig_ctrl = figure('units','normalized','outerposition',[0 0 1 1]);
hold on
plot(meas_ctrl.time,meas_ctrl.signals.values)
xline(set_pos,'-',label)
xlim([minx maxx]);
title(strcat(QR,', 30° set point, Real-time Output of Control signal u = -K*(x-x_d)'),'FontSize',25);
legend('$u_{control}$','Interpreter','latex');
xlabel('time [s]');ylabel('Voltage [V]');
saveas(fig_ctrl, strcat(plot_dir,QR,'_setpoint_control_30deg.png'));
fig_states = figure('units','normalized','outerposition',[0 0 1 1]);
subplot(4,1,1);hold on;
plot(meas_states.time, meas_states.signals.values(:,1));
xline(set_pos,'-',label);
title('Real-time Output of $\theta$ (equal to the state)','Interpreter','latex','FontSize',15)
xlim([minx maxx]);xlabel('time [s]');ylabel('angle [rad]');
subplot(4,1,2);hold on;
xline(set_pos,'-',label);
plot(meas_states.time, meas_states.signals.values(:,2));
title('Real-time Output of $\alpha$ (equal to the state)','Interpreter','latex','FontSize',15)
xlim([minx maxx]);xlabel('time [s]');ylabel('angle [rad]');
subplot(4,1,3);hold on;
xline(set_pos,'-',label);
plot(meas_states.time, meas_states.signals.values(:,3))
title('Real-time Output of $\dot{\theta}$ (equal to the state)','Interpreter','latex','FontSize',15)
xlim([minx maxx]);xlabel('time [s]');ylabel('angular velocity [rad/s]');
subplot(4,1,4);hold on;
xline(set_pos,'-',label);
plot(meas_states.time, meas_states.signals.values(:,4))
title('Real-time Output of $\dot{\alpha}$ (equal to the state)','Interpreter','latex','FontSize',15)
xlim([minx maxx]);xlabel('time [s]');ylabel('angular velocity [rad/s]');
sgtitle(strcat(QR,', 30° set point, Real-time Output of the estimated state'),'FontSize',25);
saveas(fig_states, strcat(plot_dir,QR,'_setpoint_states_30deg.png'));
%% Plotting QR9 setpoint 45
close all;
load('sim_10_dist_45_new_5_30.mat')
QR = 'QR9';
label = {'x_d','x_0','x_d'};
set_pos1 = 26.615;
set_pos2 = 120;
set_pos3 = 150;
set_pos = [set_pos1,set_pos2,set_pos3];
up_y = 0.5; down_y = -1; minx =20; maxx = 60; % axis definition
fig_ctrl = figure('units','normalized','outerposition',[0 0 1 1]);
hold on
plot(meas_ctrl.time,meas_ctrl.signals.values)
xline(set_pos,'-',label)
xlim([minx maxx]);
title(strcat(QR,', 45° set point, Real-time Output of Control signal u = -K*(x-x_d)'),'FontSize',25);
legend('$u_{control}$','Interpreter','latex');
xlabel('time [s]');ylabel('Voltage [V]');
saveas(fig_ctrl, strcat(plot_dir,QR,'_setpoint_control_45deg.png'));
fig_states = figure('units','normalized','outerposition',[0 0 1 1]);
subplot(4,1,1);hold on;
plot(meas_states.time, meas_states.signals.values(:,1));
xline(set_pos,'-',label);
title('Real-time Output of $\theta$ (equal to the state)','Interpreter','latex','FontSize',15)
xlim([minx maxx]);xlabel('time [s]');ylabel('angle [rad]');
subplot(4,1,2);hold on;
xline(set_pos,'-',label);
plot(meas_states.time, meas_states.signals.values(:,2));
title('Real-time Output of $\alpha$ (equal to the state)','Interpreter','latex','FontSize',15)
xlim([minx maxx]);xlabel('time [s]');ylabel('angle [rad]');
subplot(4,1,3);hold on;
xline(set_pos,'-',label);
plot(meas_states.time, meas_states.signals.values(:,3))
title('Real-time Output of $\dot{\theta}$ (equal to the state)','Interpreter','latex','FontSize',15)
xlim([minx maxx]);xlabel('time [s]');ylabel('angular velocity [rad/s]');
subplot(4,1,4);hold on;
xline(set_pos,'-',label);
plot(meas_states.time, meas_states.signals.values(:,4))
title('Real-time Output of $\dot{\alpha}$ (equal to the state)','Interpreter','latex','FontSize',15)
xlim([minx maxx]);xlabel('time [s]');ylabel('angular velocity [rad/s]');
sgtitle(strcat(QR,', 45° set point, Real-time Output of the estimated state'),'FontSize',25);
saveas(fig_states, strcat(plot_dir,QR,'_setpoint_states_45deg.png'));
%% Plotting omega 1 setpoint
close all;
load('sim_11_ALL.mat')
QR = 'QR8';
label = {'x_d','x_0','x_d'};
set_pos1 = 2.175;
set_pos2 = 12.78;
set_pos3 = 150;
set_pos = [set_pos1,set_pos2,set_pos3];
up_y = 0.5; down_y = -1; minx =0; maxx = 20; % axis definition
fig_ctrl = figure('units','normalized','outerposition',[0 0 1 1]);
hold on
plot(meas_ctrl.time,meas_ctrl.signals.values)
xline(set_pos,'-',label)
xlim([minx maxx]);
title(strcat(QR,', 15degree set point, $\omega_{1}$, Real-time Output of Control signal $u = -K*(x-x_d)$'),'Interpreter','latex','Fontsize',25);
legend('$u_{control}$','Interpreter','latex');
xlabel('time [s]');ylabel('Voltage [V]');
saveas(fig_ctrl, strcat(plot_dir,QR,'_setpoint_control_omega1.png'));
fig_states = figure('units','normalized','outerposition',[0 0 1 1]);
subplot(4,1,1);hold on;
plot(meas_states.time, meas_states.signals.values(:,1));
xline(set_pos,'-',label);
title('Real-time Output of $\theta$ (equal to the state)','Interpreter','latex','Fontsize',15)
xlim([minx maxx]);xlabel('time [s]');ylabel('angle [rad]');
subplot(4,1,2);hold on;
xline(set_pos,'-',label);
plot(meas_states.time, meas_states.signals.values(:,2));
title('Real-time Output of $\alpha$ (equal to the state)','Interpreter','latex','Fontsize',15)
xlim([minx maxx]);xlabel('time [s]');ylabel('angle [rad]');
subplot(4,1,3);hold on;
xline(set_pos,'-',label);
plot(meas_states.time, meas_states.signals.values(:,3))
title('Real-time Output of $\dot{\theta}$ (equal to the state)','Interpreter','latex','Fontsize',15)
xlim([minx maxx]);xlabel('time [s]');ylabel('angular velocity [rad/s]');
subplot(4,1,4);hold on;
xline(set_pos,'-',label);
plot(meas_states.time, meas_states.signals.values(:,4))
title('Real-time Output of $\dot{\alpha}$ (equal to the state)','Interpreter','latex','Fontsize',15)
xlim([minx maxx]);xlabel('time [s]');ylabel('angular velocity [rad/s]');
sgtitle(strcat(QR,', 15degree set point, $\omega_{1}$, Real-time Output of the estimated state'),'Interpreter','latex','Fontsize',25);
saveas(fig_states, strcat(plot_dir,QR,'_setpoint_states_omega1.png'));
%% Plotting omega 1 disturbance
close all;
load('sim_11_ALL.mat')
QR = 'QR8';
label = {'Dist','Dist','Dist'};
set_pos1 = 30.245;
set_pos2 = 33.285;
set_pos3 = 35.475;
set_pos = [set_pos1,set_pos2,set_pos3];
up_y = 0.5; down_y = -1; minx =20; maxx = 40; % axis definition
fig_ctrl = figure('units','normalized','outerposition',[0 0 1 1]);
hold on
plot(meas_ctrl.time,meas_ctrl.signals.values)
xline(set_pos,'-',label)
xlim([minx maxx]);
title(strcat(QR,', Disturbance rejection, $\omega_{1}$, Real-time Output of Control signal $u = -K*(x-x_d)$'),'Interpreter','latex','Fontsize',25);
legend('$u_{control}$','Interpreter','latex');
xlabel('time [s]');ylabel('Voltage [V]');
saveas(fig_ctrl, strcat(plot_dir,QR,'_disturbance_control_omega1.png'));
fig_states = figure('units','normalized','outerposition',[0 0 1 1]);
subplot(4,1,1);hold on;
plot(meas_states.time, meas_states.signals.values(:,1));
xline(set_pos,'-',label);
title('Real-time Output of $\theta$ (equal to the state)','Interpreter','latex','Fontsize',15)
xlim([minx maxx]);xlabel('time [s]');ylabel('angle [rad]');
subplot(4,1,2);hold on;
xline(set_pos,'-',label);
plot(meas_states.time, meas_states.signals.values(:,2));
title('Real-time Output of $\alpha$ (equal to the state)','Interpreter','latex','Fontsize',15)
xlim([minx maxx]);xlabel('time [s]');ylabel('angle [rad]');
subplot(4,1,3);hold on;
xline(set_pos,'-',label);
plot(meas_states.time, meas_states.signals.values(:,3))
title('Real-time Output of $\dot{\theta}$ (equal to the state)','Interpreter','latex','Fontsize',15)
xlim([minx maxx]);xlabel('time [s]');ylabel('angular velocity [rad/s]');
subplot(4,1,4);hold on;
xline(set_pos,'-',label);
plot(meas_states.time, meas_states.signals.values(:,4))
title('Real-time Output of $\dot{\alpha}$ (equal to the state)','Interpreter','latex','FontSize',15)
xlim([minx maxx]);xlabel('time [s]');ylabel('angular velocity [rad/s]');
sgtitle(strcat(QR,', Disturbance rejection, $\omega_{1}$, Real-time Output of the estimated state'),'Interpreter','latex','Fontsize',25);
saveas(fig_states, strcat(plot_dir,QR,'_disturbance_states_omega1.png'));
%% Plotting omega 2 setpoint
close all;
load('sim_12_ALL.mat')
QR = 'QR8';
label = {'x_d','x_0','x_d'};
set_pos1 = 12.86;
set_pos2 = 2;
set_pos3 = 150;
set_pos = [set_pos1,set_pos2,set_pos3];
up_y = 0.5; down_y = -1; minx =5; maxx = 25; % axis definition
fig_ctrl = figure('units','normalized','outerposition',[0 0 1 1]);
hold on
plot(meas_ctrl.time,meas_ctrl.signals.values)
xline(set_pos,'-',label)
xlim([minx maxx]);
title(strcat(QR,', 15degree set point, Real-time Output of Control signal $u = -K*(x-x_d)$'),'Interpreter','latex','FontSize',25);
legend('$u_{control}$','Interpreter','latex');
xlabel('time [s]');ylabel('Voltage [V]');
saveas(fig_ctrl, strcat(plot_dir,QR,'_setpoint_control_omega2.png'));
fig_states = figure('units','normalized','outerposition',[0 0 1 1]);
subplot(4,1,1);hold on;
plot(meas_states.time, meas_states.signals.values(:,1));
xline(set_pos,'-',label);
title('Real-time Output of $\theta$ (equal to the state)','Interpreter','latex','FontSize',15)
xlim([minx maxx]);xlabel('time [s]');ylabel('angle [rad]');
subplot(4,1,2);hold on;
xline(set_pos,'-',label);
plot(meas_states.time, meas_states.signals.values(:,2));
title('Real-time Output of $\alpha$ (equal to the state)','Interpreter','latex','FontSize',15)
xlim([minx maxx]);xlabel('time [s]');ylabel('angle [rad]');
subplot(4,1,3);hold on;
xline(set_pos,'-',label);
plot(meas_states.time, meas_states.signals.values(:,3))
title('Real-time Output of $\dot{\theta}$ (equal to the state)','Interpreter','latex','FontSize',15)
xlim([minx maxx]);xlabel('time [s]');ylabel('angular velocity [rad/s]');
subplot(4,1,4);hold on;
xline(set_pos,'-',label);
plot(meas_states.time, meas_states.signals.values(:,4))
title('Real-time Output of $\dot{\alpha}$ (equal to the state)','Interpreter','latex','FontSize',15)
xlim([minx maxx]);xlabel('time [s]');ylabel('angular velocity [rad/s]');
sgtitle(strcat(QR,', 15degree set point, $\omega_{2}$, Real-time Output of the estimated state'),'Interpreter','latex','Fontsize',25);
saveas(fig_states, strcat(plot_dir,QR,'_setpoint_states_omega2.png'));
%% Plotting omega 2 disturbance
close all;
load('sim_12_ALL.mat')
QR = 'QR8';
label = {'Dist','Dist','Dist'};
set_pos1 = 30.55;
set_pos2 = 42.8;
set_pos3 = 60;
set_pos = [set_pos1,set_pos2,set_pos3];
up_y = 0.5; down_y = -1; minx =25; maxx = 50; % axis definition
fig_ctrl = figure('units','normalized','outerposition',[0 0 1 1]);
hold on
plot(meas_ctrl.time,meas_ctrl.signals.values)
xline(set_pos,'-',label)
xlim([minx maxx]);
title(strcat(QR,', Disturbance rejection, $\omega_{2}$, Real-time Output of Control signal $u = -K*(x-x_d)$'),'Interpreter','latex','FontSize',25);
legend('$u_{control}$','Interpreter','latex');
xlabel('time [s]');ylabel('Voltage [V]');
saveas(fig_ctrl, strcat(plot_dir,QR,'_disturbance_control_omega2.png'));
fig_states = figure('units','normalized','outerposition',[0 0 1 1]);
subplot(4,1,1);hold on;
plot(meas_states.time, meas_states.signals.values(:,1));
xline(set_pos,'-',label);
title('Real-time Output of $\theta$ (equal to the state)','Interpreter','latex','FontSize',15)
xlim([minx maxx]);xlabel('time [s]');ylabel('angle [rad]');
subplot(4,1,2);hold on;
xline(set_pos,'-',label);
plot(meas_states.time, meas_states.signals.values(:,2));
title('Real-time Output of $\alpha$ (equal to the state)','Interpreter','latex','FontSize',15)
xlim([minx maxx]);xlabel('time [s]');ylabel('angle [rad]');
subplot(4,1,3);hold on;
xline(set_pos,'-',label);
plot(meas_states.time, meas_states.signals.values(:,3))
title('Real-time Output of $\dot{\theta}$ (equal to the state)','Interpreter','latex','FontSize',15)
xlim([minx maxx]);xlabel('time [s]');ylabel('angular velocity [rad/s]');
subplot(4,1,4);hold on;
xline(set_pos,'-',label);
plot(meas_states.time, meas_states.signals.values(:,4))
title('Real-time Output of $\dot{\alpha}$ (equal to the state)','Interpreter','latex','FontSize',15)
xlim([minx maxx]);xlabel('time [s]');ylabel('angular velocity [rad/s]');
sgtitle(strcat(QR,', Disturbance rejection, $\omega_{2}$, Real-time Output of the estimated state'),'Interpreter','latex','FontSize',25);
saveas(fig_states, strcat(plot_dir,QR,'_disturbance_states_omega2.png'));
%% Plotting omega 3 setpoint
close all;
load('sim_13_ALL.mat')
QR = 'QR8';
label = {'x_d','x_0','x_d'};
set_pos1 = 34.66;
set_pos2 = 2;
set_pos3 = 150;
set_pos = [set_pos1,set_pos2,set_pos3];
up_y = 0.5; down_y = -1; minx =30; maxx = 40; % axis definition
fig_ctrl = figure('units','normalized','outerposition',[0 0 1 1]);
hold on
plot(meas_ctrl.time,meas_ctrl.signals.values)
xline(set_pos,'-',label)
xlim([minx maxx]);
title(strcat(QR,', 15degree set point, $\omega_{3}$, Real-time Output of Control signal $u = -K*(x-x_d)$'),'Interpreter','latex','FontSize',25);
legend('$u_{control}$','Interpreter','latex');
xlabel('time [s]');ylabel('Voltage [V]');
saveas(fig_ctrl, strcat(plot_dir,QR,'_setpoint_control_omega3.png'));
fig_states = figure('units','normalized','outerposition',[0 0 1 1]);
subplot(4,1,1);hold on;
plot(meas_states.time, meas_states.signals.values(:,1));
xline(set_pos,'-',label);
title('Real-time Output of $\theta$ (equal to the state)','Interpreter','latex','FontSize',15)
xlim([minx maxx]);xlabel('time [s]');ylabel('angle [rad]');
subplot(4,1,2);hold on;
xline(set_pos,'-',label);
plot(meas_states.time, meas_states.signals.values(:,2));
title('Real-time Output of $\alpha$ (equal to the state)','Interpreter','latex','FontSize',15)
xlim([minx maxx]);xlabel('time [s]');ylabel('angle [rad]');
subplot(4,1,3);hold on;
xline(set_pos,'-',label);
plot(meas_states.time, meas_states.signals.values(:,3))
title('Real-time Output of $\dot{\theta}$ (equal to the state)','Interpreter','latex','FontSize',15)
xlim([minx maxx]);xlabel('time [s]');ylabel('angular velocity [rad/s]');
subplot(4,1,4);hold on;
xline(set_pos,'-',label);
plot(meas_states.time, meas_states.signals.values(:,4))
title('Real-time Output of $\dot{\alpha}$ (equal to the state)','Interpreter','latex','FontSize',15)
xlim([minx maxx]);xlabel('time [s]');ylabel('angular velocity [rad/s]');
sgtitle(strcat(QR,', 15degree set point, $\omega_{3}$, Real-time Output of the estimated state'),'Interpreter','latex','FontSize',25);
saveas(fig_states, strcat(plot_dir,QR,'_setpoint_states_omega3.png'));
%% Plotting omega 3 disturbance
close all;
load('sim_13_ALL.mat')
QR = 'QR8';
label = {'Dist','Dist','Dist'};
set_pos1 = 61.745;
set_pos2 = 65.4;
set_pos3 = 80;
set_pos = [set_pos1,set_pos2,set_pos3];
up_y = 0.5; down_y = -1; minx =58; maxx = 67; % axis definition
fig_ctrl = figure('units','normalized','outerposition',[0 0 1 1]);
hold on
plot(meas_ctrl.time,meas_ctrl.signals.values)
xline(set_pos,'-',label)
xlim([minx maxx]);
title(strcat(QR,' Disturbance rejection $\omega_{3}$ Real-time Output of Control signal $u = -K*(x-x_d$)'),'Interpreter','latex','FontSize',25);
legend('$u_{control}$','Interpreter','latex');
xlabel('time [s]');ylabel('Voltage [V]');
saveas(fig_ctrl, strcat(plot_dir,QR,'_disturbance_control_omega3.png'));
fig_states = figure('units','normalized','outerposition',[0 0 1 1]);
subplot(4,1,1);hold on;
plot(meas_states.time, meas_states.signals.values(:,1));
xline(set_pos,'-',label);
title('Real-time Output of $\theta$ (equal to the state)','Interpreter','latex','FontSize',15)
xlim([minx maxx]);xlabel('time [s]');ylabel('angle [rad]');
subplot(4,1,2);hold on;
xline(set_pos,'-',label);
plot(meas_states.time, meas_states.signals.values(:,2));
title('Real-time Output of $\alpha$ (equal to the state)','Interpreter','latex','FontSize',15)
xlim([minx maxx]);xlabel('time [s]');ylabel('angle [rad]');
subplot(4,1,3);hold on;
xline(set_pos,'-',label);
plot(meas_states.time, meas_states.signals.values(:,3))
title('Real-time Output of $\dot{\theta}$ (equal to the state)','Interpreter','latex','FontSize',15)
xlim([minx maxx]);xlabel('time [s]');ylabel('angular velocity [rad/s]');
subplot(4,1,4);hold on;
xline(set_pos,'-',label);
plot(meas_states.time, meas_states.signals.values(:,4))
title('Real-time Output of $\dot{\alpha}$ (equal to the state)','Interpreter','latex','FontSize',15)
xlim([minx maxx]);xlabel('time [s]');ylabel('angular velocity [rad/s]');
sgtitle(strcat(QR,' Disturbance rejection $\omega_{3}$ Real-time Output of the estimated state'),'Interpreter','latex','FontSize',25);
saveas(fig_states, strcat(plot_dir,QR,'_disturbance_states_omega3.png'));
